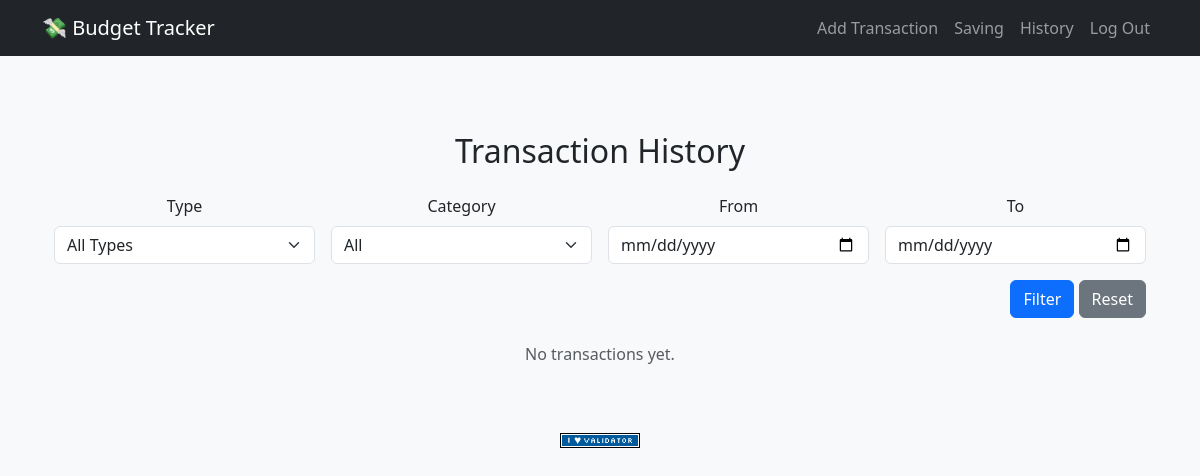
Page /history (signed in) on the earlier database version.
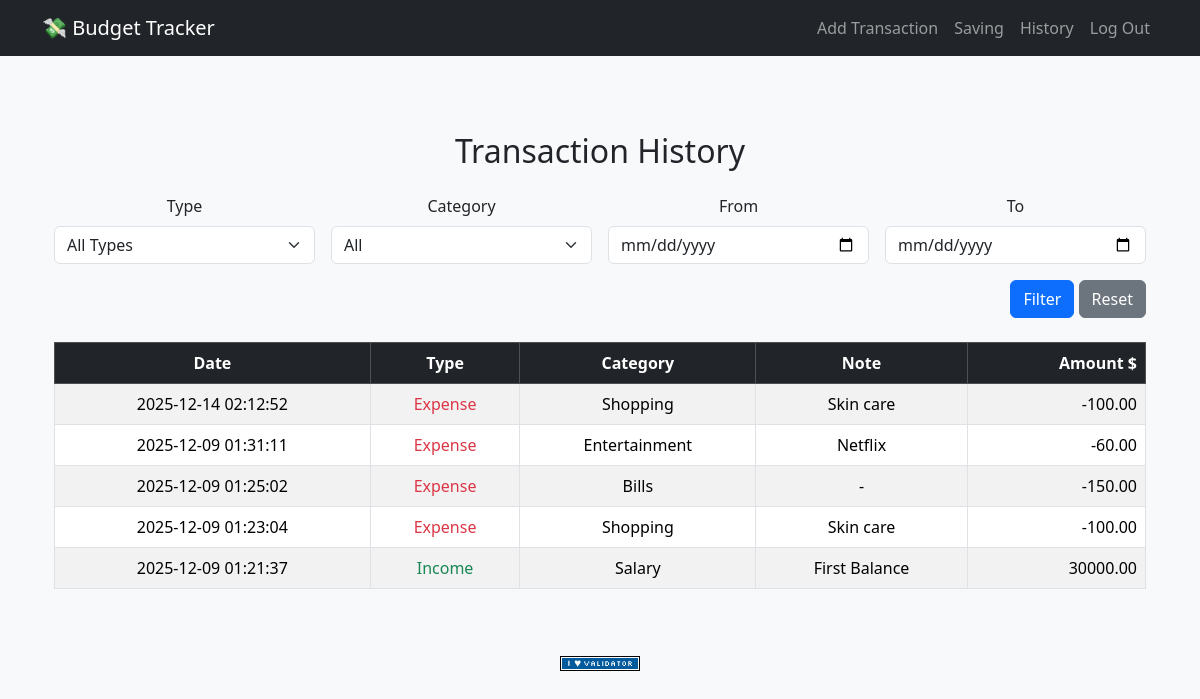
Same page on the later database version.
### tables this page shows
CREATE TABLE transactions (
id INTEGER PRIMARY KEY AUTOINCREMENT,
user_id INTEGER,
date TEXT NOT NULL,
type TEXT NOT NULL CHECK (type IN ('Income', 'Expense')),
category_id INTEGER,
amount REAL NOT NULL,
note TEXT,
FOREIGN KEY (user_id) REFERENCES users(id),
FOREIGN KEY (category_id) REFERENCES categories(id));

CREATE TABLE categories (
id INTEGER PRIMARY KEY AUTOINCREMENT,
user_id INTEGER,
name TEXT NOT NULL,
FOREIGN KEY (user_id) REFERENCES users(id),
UNIQUE(user_id, name)
);

### app.py (the view)
@app.route("/history")
@login_required
def history():
    categories = db.execute(
        "SELECT id, name FROM categories WHERE user_id IS NULL OR user_id = ?", session["user_id"]
    )
    type_ = request.args.get("type")
    category_id = request.args.get("category")
    start_date = request.args.get("start_date")
    end_date = request.args.get("end_date")
    query = """
            SELECT t.id, t.date, t.type, t.amount, t.note , c.name AS category_name
            FROM transactions t
            LEFT JOIN categories c ON t.category_id = c.id
            WHERE t.user_id = ?
"""
    params = [session["user_id"]]
    if type_:
        query += " AND t.type = ?"
        params.append(type_)
    if category_id:
        query += " AND t.category_id = ?"
        params.append(f"%{category_id}%")
    if start_date:
        query += " AND date(t.date) >= ?"
        params.append(start_date)
    if end_date:
        query += " AND date(t.date) <= ?"
        params.append(end_date)
    query += " ORDER BY t.date DESC"
    transactions = db.execute(query, *params)
    return render_template("history.html", transactions = transactions, categories = categories)

### app.py (called while the page is built)
@app.after_request
def after_request(response):
    response.headers["Cache-Control"] = "no-cache, no-store, must-revalidate"
    response.headers["Expires"] = 0
    response.headers["Pragma"] = "no-cache"
    return response

def login_required(f):
    @wraps(f)
    def decorated_function(*args, **kwargs):
        if session.get("user_id") is None:
            return redirect("/login")
        return f(*args, **kwargs)
    return decorated_function

### templates/history.html (shortened to what this page needs)
{% extends "layout.html" %}
{% block main %}
<div class="container mt-4">
    <h2 class="text-center mb-4">Transaction History</h2>
     <form method="get" action="/history" class="row g-3 mb-4">
        <div class="col-md-3">
            <label for="type" class="form-label">Type</label>
            <select name="type" id="type" class="form-select">
                <option value="">All Types</option>
            </select>
        </div>
        <div class="col-md-3">
            <label for="category" class="form-label">Category</label>
            <select name="category" id="category" class="form-select">
                <option value="">All</option>
            </select>
        </div>
        <div class="col-md-3">
            <label for="start_date" class="form-label">From</label>
            <input type="date" name="start_date" id="start_date" class="form-control" value="{{ request.args.get('start_date', '') }}">
        </div>
        <div class="col-md-3">
            <label for="end_date" class="form-label">To</label>
            <input type="date" name="end_date" id="end_date" class="form-control" value="{{ request.args.get('end_date', '') }}">
        </div>
        <div class="col-md-12 text-end">
            <button type="submit" class="btn btn-primary">Filter</button>
            <a href="/history" class="btn btn-secondary">Reset</a>
        </div>
     </form>
    {% if transactions %}
        <div class="table-responsive" style="max-height: 400px; overflow-y: auto;">
            <table class="table table-striped table-bordered align-middle">
                <thead class="table-dark sticky-top">
                    <tr>
                        <th>Date</th>
                        <th>Type</th>
                        <th>Category</th>
                        <th>Note</th>
                        <th class="text-end">Amount $</th>
                    </tr>
                </thead>
                <tbody>
                    {% for row in transactions %}
                        <tr>
                            <td>{{ row.date }}</td>
                            <td>
                                {% if row.type == "Income" %}
                                    <span class="text-success">Income</span>
                                {% else %}
                                    <span class="text-danger">Expense</span>
                                {% endif %}
                            </td>
                            <td>{{ row.category_name or '-' }}</td>
                            <td>{{ row.note or "-" }}</td>
                            <td class="text-end">{{ "%.2f"|format(row.amount) }}</td>
                        </tr>
                    {% endfor %}
                </tbody>
            </table>
        </div>
        {% else %}
            <p class="text-center text-muted">No transactions yet.</p>
    {% endif %}
</div>
{% endblock %}

### templates/layout.html (shortened to what this page needs)
<!DOCTYPE html>
<html lang="en">
<head>
    <link href="https://cdn.jsdelivr.net/npm/bootstrap@5.3.3/dist/css/bootstrap.min.css" rel="stylesheet">
    <link rel="stylesheet" href="https://cdn.jsdelivr.net/npm/bootstrap-icons@1.10.5/font/bootstrap-icons.css">
        <link href="https://cdn.jsdelivr.net/npm/bootstrap@5.3.3/dist/css/bootstrap.min.css" rel="stylesheet">
    <link href="/static/style.css" rel="stylesheet">
</head>
<body class="bg-light">
    <nav class="navbar navbar-expand-lg navbar-dark bg-dark fixed-top">
    <div class="container">
        <a class="navbar-brand" href="/">💸 Budget Tracker</a>
        <div class="collapse navbar-collapse" id="navbarNav">
            <ul class="navbar-nav ms-auto">
                {% if session["user_id"] %}
                    <li class="nav-item"><a class="nav-link" href="/add">Add Transaction</a></li>
                    <li class="nav-item"><a class="nav-link" href="/saving">Saving</a></li>
                    <li class="nav-item"><a class="nav-link" href="/history">History</a></li>
                    <li class="nav-item"><a class="nav-link" href="/logout">Log Out</a></li>
                {% else %}
                    <li class="nav-item"><a class="nav-link" href="/login">Log In</a></li>
                    <li class="nav-item"><a class="nav-link" href="/register">Register</a></li>
                {% endif %}
            </ul>
        </div>
    </div>
    </nav>
    <div class="container py-5 text-center">
        {% block main %}{% endblock %}
    </div>
    <footer class="mb-5">
        <form action="https://validator.w3.org/check" class="text-center" enctype="multipart/form-data" method="post" target="_blank">
            <input alt="Validate" src="/static/I_heart_validator.png" type="image">
        </form>
    </footer>
</body>
</html>

### static/style.css (style rules this page uses)
body { padding-top: 60px; }

Differences in the rows shown:
added transactions: date "2025-12-14 02:12:52", type "Expense", name "Shopping", note "Skin care", amount "-100.00"
added transactions: date "2025-12-09 01:31:11", type "Expense", name "Entertainment", note "Netflix", amount "-60.00"
added transactions: date "2025-12-09 01:25:02", type "Expense", name "Bills", note "-", amount "-150.00"
added transactions: date "2025-12-09 01:23:04", type "Expense", name "Shopping", note "Skin care", amount "-100.00"
added transactions: date "2025-12-09 01:21:37", type "Income", name "Salary", note "First Balance", amount "30000.00"
Other differences:
text no longer shown: "No transactions yet."
text now shown: "Date Type Category Note Amount $"
